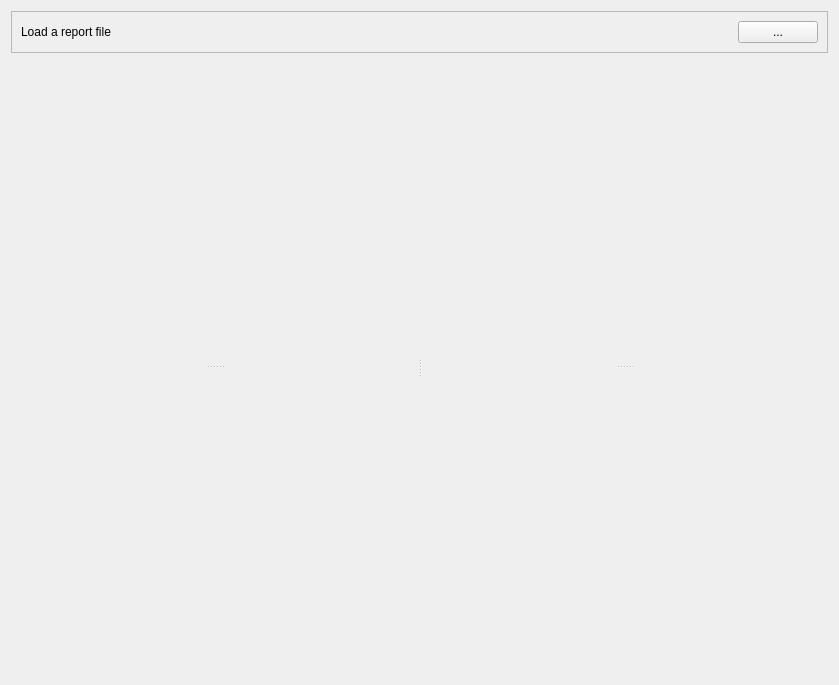
<?xml version="1.0" encoding="UTF-8"?>
<ui version="4.0">
 <class>Report_Plots</class>
 <widget class="QWidget" name="Report_Plots">
  <property name="geometry">
   <rect>
    <x>0</x>
    <y>0</y>
    <width>839</width>
    <height>685</height>
   </rect>
  </property>
  <property name="windowTitle">
   <string>Form</string>
  </property>
  <layout class="QVBoxLayout" name="verticalLayout">
   <item>
    <widget class="QFrame" name="frame">
     <property name="sizePolicy">
      <sizepolicy hsizetype="Preferred" vsizetype="Fixed">
       <horstretch>0</horstretch>
       <verstretch>0</verstretch>
      </sizepolicy>
     </property>
     <property name="minimumSize">
      <size>
       <width>0</width>
       <height>40</height>
      </size>
     </property>
     <property name="frameShape">
      <enum>QFrame::StyledPanel</enum>
     </property>
     <property name="frameShadow">
      <enum>QFrame::Raised</enum>
     </property>
     <layout class="QHBoxLayout" name="horizontalLayout">
      <item>
       <widget class="QLabel" name="report_label">
        <property name="text">
         <string>Load a report file</string>
        </property>
       </widget>
      </item>
      <item>
       <spacer name="horizontalSpacer">
        <property name="orientation">
         <enum>Qt::Horizontal</enum>
        </property>
        <property name="sizeHint" stdset="0">
         <size>
          <width>629</width>
          <height>20</height>
         </size>
        </property>
       </spacer>
      </item>
      <item>
       <widget class="QPushButton" name="loadReport_pushButton">
        <property name="sizePolicy">
         <sizepolicy hsizetype="Minimum" vsizetype="Preferred">
          <horstretch>0</horstretch>
          <verstretch>0</verstretch>
         </sizepolicy>
        </property>
        <property name="text">
         <string>...</string>
        </property>
       </widget>
      </item>
     </layout>
    </widget>
   </item>
   <item>
    <widget class="QSplitter" name="splitter_3">
     <property name="minimumSize">
      <size>
       <width>200</width>
       <height>200</height>
      </size>
     </property>
     <property name="orientation">
      <enum>Qt::Horizontal</enum>
     </property>
     <widget class="QSplitter" name="splitter_2">
      <property name="minimumSize">
       <size>
        <width>100</width>
        <height>200</height>
       </size>
      </property>
      <property name="orientation">
       <enum>Qt::Vertical</enum>
      </property>
      <widget class="IV::Interactive_Graph" name="reportIV_customPlot" native="true"/>
      <widget class="Report::Interactive_Graph" name="reportIVSize_customPlot" native="true"/>
     </widget>
     <widget class="QSplitter" name="splitter">
      <property name="minimumSize">
       <size>
        <width>100</width>
        <height>200</height>
       </size>
      </property>
      <property name="orientation">
       <enum>Qt::Vertical</enum>
      </property>
      <widget class="FTIR::Interactive_Graph" name="reportSpectralResponse_customPlot" native="true">
       <property name="minimumSize">
        <size>
         <width>100</width>
         <height>100</height>
        </size>
       </property>
      </widget>
      <widget class="FTIR::Interactive_Graph" name="reportSpectralResponse_customPlot_2" native="true">
       <property name="minimumSize">
        <size>
         <width>100</width>
         <height>100</height>
        </size>
       </property>
      </widget>
     </widget>
    </widget>
   </item>
  </layout>
 </widget>
 <customwidgets>
  <customwidget>
   <class>FTIR::Interactive_Graph</class>
   <extends>QWidget</extends>
   <header>FTIR_Interactive_Graph.h</header>
   <container>1</container>
  </customwidget>
  <customwidget>
   <class>IV::Interactive_Graph</class>
   <extends>QWidget</extends>
   <header>IV_Interactive_Graph.h</header>
   <container>1</container>
  </customwidget>
  <customwidget>
   <class>Report::Interactive_Graph</class>
   <extends>QWidget</extends>
   <header>IV_By_Device_Size_Plot.h</header>
   <container>1</container>
  </customwidget>
 </customwidgets>
 <resources/>
 <connections/>
</ui>
